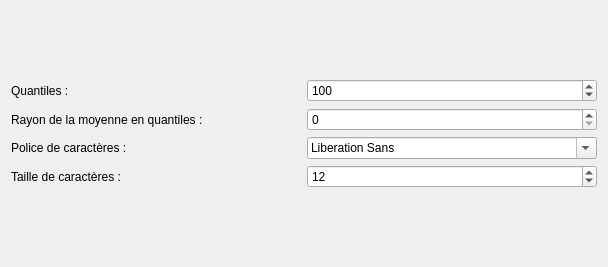
<?xml version="1.0" encoding="UTF-8"?>
<ui version="4.0">
 <class>HistoPage</class>
 <widget class="QWidget" name="HistoPage">
  <property name="geometry">
   <rect>
    <x>0</x>
    <y>0</y>
    <width>608</width>
    <height>267</height>
   </rect>
  </property>
  <property name="windowTitle">
   <string>Form</string>
  </property>
  <layout class="QGridLayout" name="gridLayout">
   <item row="0" column="0">
    <layout class="QHBoxLayout" name="horizontalLayout">
     <item>
      <layout class="QGridLayout" name="gridLayout_2">
       <item row="0" column="0">
        <widget class="QLabel" name="label">
         <property name="text">
          <string>Quantiles : </string>
         </property>
        </widget>
       </item>
       <item row="0" column="1">
        <widget class="QSpinBox" name="spinBox">
         <property name="minimum">
          <number>1</number>
         </property>
         <property name="maximum">
          <number>999</number>
         </property>
         <property name="value">
          <number>100</number>
         </property>
        </widget>
       </item>
       <item row="2" column="1">
        <widget class="QFontComboBox" name="fontComboBox"/>
       </item>
       <item row="2" column="0">
        <widget class="QLabel" name="label_3">
         <property name="text">
          <string>Police de caractères :</string>
         </property>
        </widget>
       </item>
       <item row="3" column="1">
        <widget class="QSpinBox" name="spinBox_3">
         <property name="value">
          <number>12</number>
         </property>
        </widget>
       </item>
       <item row="1" column="0">
        <widget class="QLabel" name="label_2">
         <property name="text">
          <string>Rayon de la moyenne en quantiles : </string>
         </property>
        </widget>
       </item>
       <item row="3" column="0">
        <widget class="QLabel" name="label_4">
         <property name="text">
          <string>Taille de caractères :</string>
         </property>
        </widget>
       </item>
       <item row="1" column="1">
        <widget class="QSpinBox" name="spinBox_2"/>
       </item>
      </layout>
     </item>
    </layout>
   </item>
  </layout>
 </widget>
 <resources/>
 <connections/>
</ui>
